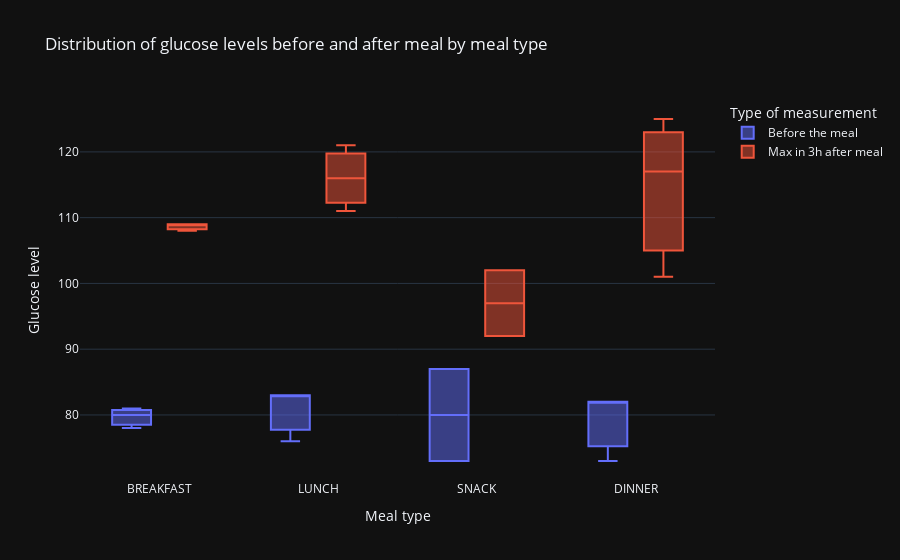

Here is the notebook cell this chart was saved with:
### Markdown cell above
#### Are there differences in the impact of different meal types on glucose levels?

### Code cell
df = pd.melt(df_activities_ready[df_activities_ready['user_id']==create_customer('a')], 
             id_vars=['user_id', 'record_type', 'timestamp_start'], value_vars=['glucose_start', 'glucose_after'])

df['Glucose level'] = df['value']
df['Meal type'] = df['record_type']
df['Type of measurement'] = df['variable'].apply(lambda x: 'Before the meal' if x=='glucose_start' else 'Max in 3h after meal')

fig = px.box(df, x="Meal type", y="Glucose level", color="Type of measurement",
             title="Distribution of glucose levels before and after meal by meal type",
            )
fig.update_layout(template='plotly_dark')
fig.show()

### Figure 1 — Plotly figure (JSON) as saved in the notebook; plotly's stock layout.template omitted (floating-point values rounded to 4 significant figures)
{"data": [{"alignmentgroup": "True", "hovertemplate": "Type of measurement=Before the meal<br>Meal type=%{x}<br>Glucose level=%{y}<extra></extra>", "legendgroup": "Before the meal", "marker": {"color": "#636efa"}, "name": "Before the meal", "notched": false, "offsetgroup": "Before the meal", "orientation": "v", "showlegend": true, "type": "box", "x": ["BREAKFAST", "LUNCH", "SNACK", "DINNER", "BREAKFAST", "LUNCH", "DINNER", "BREAKFAST", "LUNCH", "SNACK", "DINNER"], "x0": " ", "xaxis": "x", "y": [80, 83, 73, 73, 78, 83, 82, 81, 76, 87, 82], "y0": " ", "yaxis": "y"}, {"alignmentgroup": "True", "hovertemplate": "Type of measurement=Max in 3h after meal<br>Meal type=%{x}<br>Glucose level=%{y}<extra></extra>", "legendgroup": "Max in 3h after meal", "marker": {"color": "#EF553B"}, "name": "Max in 3h after meal", "notched": false, "offsetgroup": "Max in 3h after meal", "orientation": "v", "showlegend": true, "type": "box", "x": ["BREAKFAST", "LUNCH", "SNACK", "DINNER", "BREAKFAST", "LUNCH", "DINNER", "BREAKFAST", "LUNCH", "SNACK", "DINNER"], "x0": " ", "xaxis": "x", "y": [109, 121, 102, 101, 108, 116, 117, 109, 111, 92, 125], "y0": " ", "yaxis": "y"}], "layout": {"boxmode": "group", "legend": {"title": {"text": "Type of measurement"}, "tracegroupgap": 0}, "title": {"text": "Distribution of glucose levels before and after meal by meal type"}, "xaxis": {"anchor": "y", "domain": [0, 1], "title": {"text": "Meal type"}}, "yaxis": {"anchor": "x", "domain": [0, 1], "title": {"text": "Glucose level"}}}}
